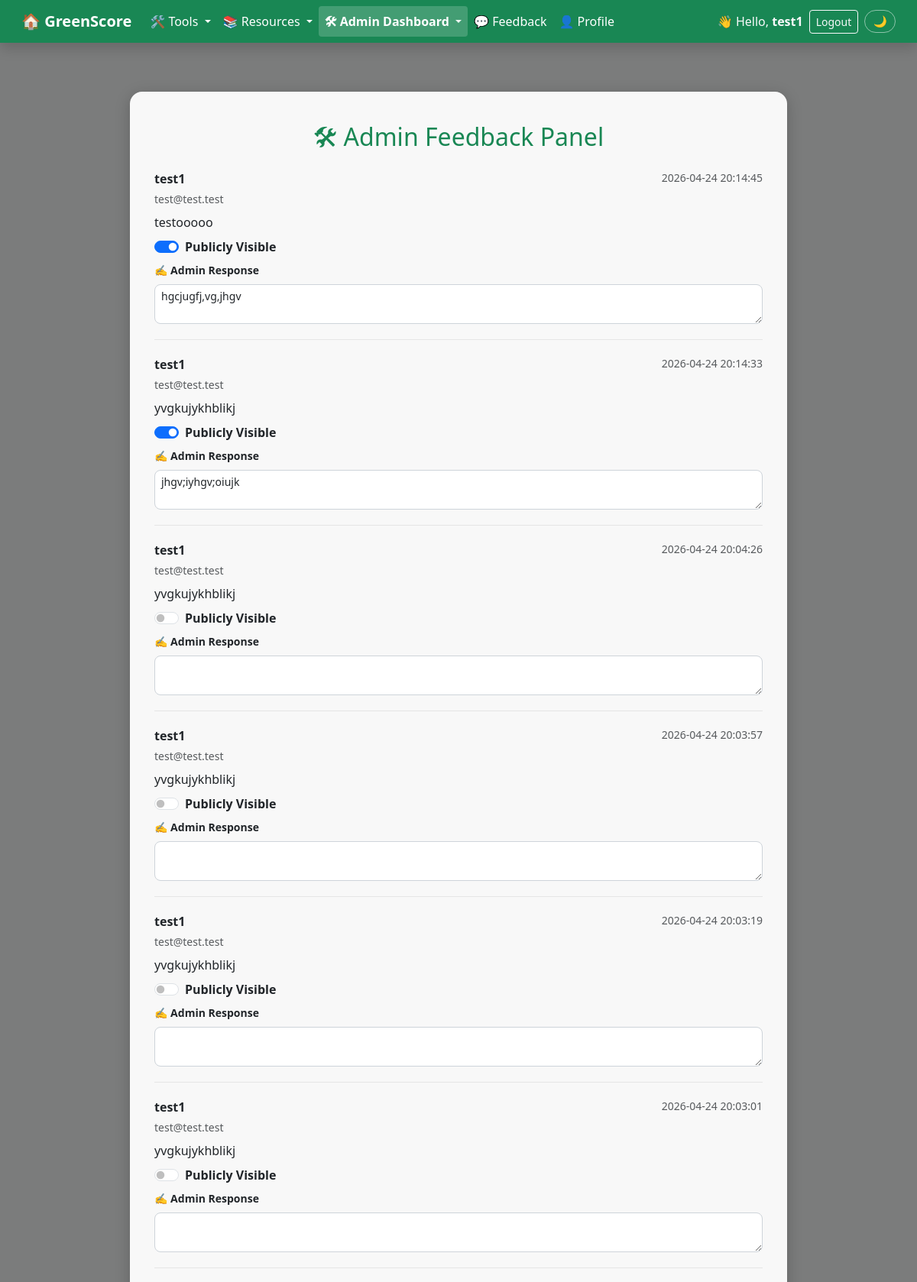
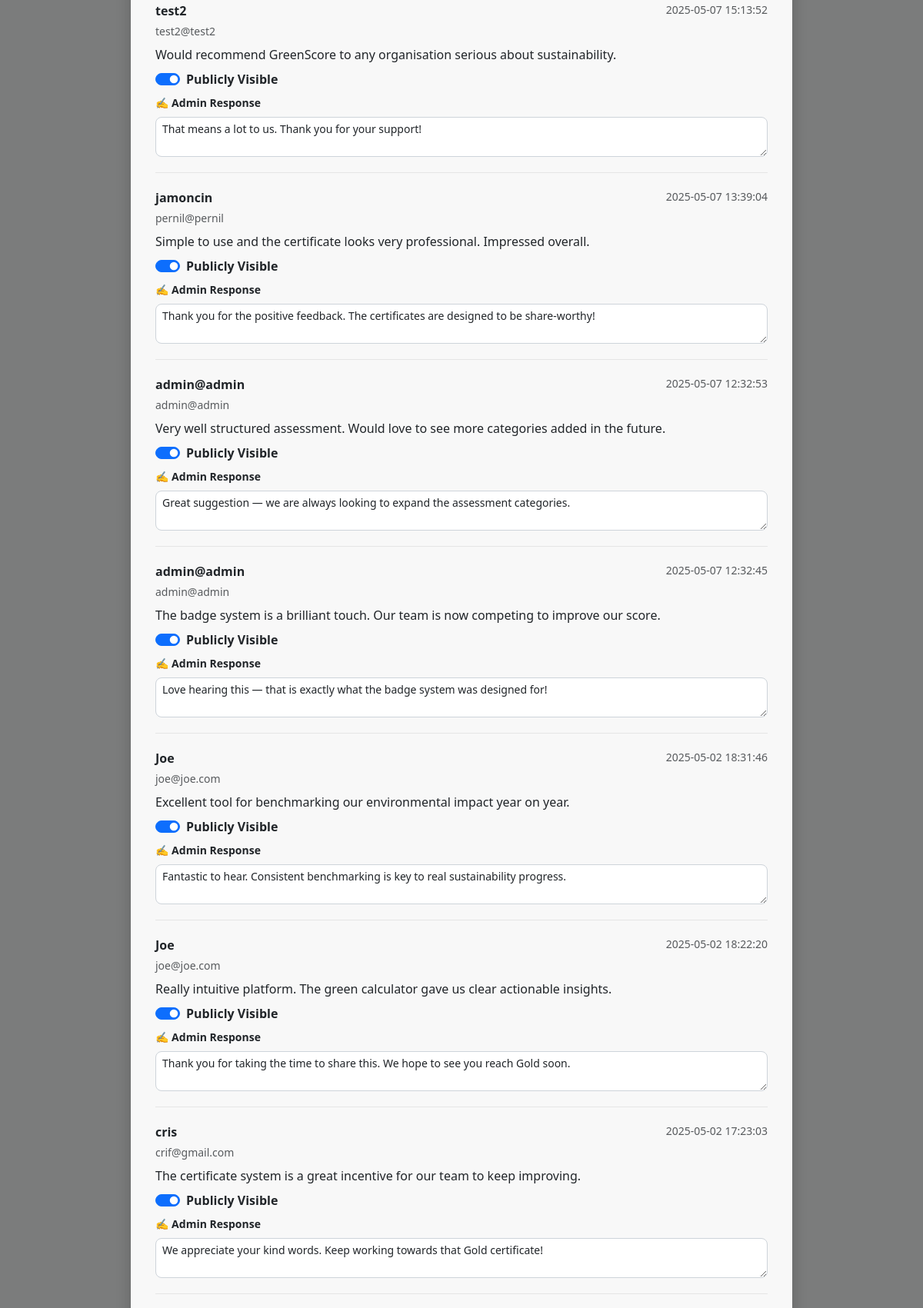
The app's page /pages/admin/admin_feedback.php (signed in, upper part) with its own data (2 pictures, top to bottom).
### tables this page shows
CREATE TABLE `feedback` (
  `id` int(11) NOT NULL,
  `user_id` int(10) UNSIGNED DEFAULT NULL,
  `name` varchar(100) NOT NULL,
  `email` varchar(100) NOT NULL,
  `message` text NOT NULL,
  `created_at` timestamp NOT NULL DEFAULT current_timestamp(),
  `visible_to_public` tinyint(1) DEFAULT 0,
  `admin_response` text DEFAULT NULL,
  `admin_username` varchar(100) DEFAULT NULL,
  `admin_response_at` datetime DEFAULT NULL
);

### pages/admin/admin_feedback.php (the view, shortened to what this page needs)
<?php
require_once ROOT_PATH . '/includes/connect_db.php';
$result = mysqli_query($link,
    "SELECT id, name, email, message, created_at, visible_to_public, admin_response
     FROM feedback
     ORDER BY created_at DESC"
);
include ROOT_PATH . '/includes/nav.php';
?>
<!DOCTYPE html>
<html lang="en">
<head>
    <?php include ROOT_PATH . '/includes/head.php'; ?>
</head>
<body class="bg-page overlay-50"
      style="background-image: url('<?= $b ?>/assets/images/forest-hero.jpg');">
<div class="container content-wrapper">
    <div class="auth-wrapper">
        <div class="auth-card">
            <h2 class="text-success text-center mb-4">🛠 Admin Feedback Panel</h2>
            <?php if (mysqli_num_rows($result) > 0): ?>
                <form action="<?= $b ?>/pages/admin/process_feedback_admin.php" method="POST">
                    <?php while ($row = mysqli_fetch_assoc($result)): ?>
                        <div class="feedback-item">
                            <div class="d-flex justify-content-between align-items-start mb-1">
                                <strong><?= htmlspecialchars($row['name']) ?></strong>
                                <small class="text-muted"><?= $row['created_at'] ?></small>
                            </div>
                            <small class="text-muted"><?= htmlspecialchars($row['email']) ?></small>
                            <p class="mt-2 mb-2"><?= nl2br(htmlspecialchars($row['message'])) ?></p>
                            <div class="form-check form-switch mb-2">
                                <input class="form-check-input" type="checkbox" role="switch"
                                       name="visible_to_public[<?= $row['id'] ?>]"
                                       id="vis<?= $row['id'] ?>"
                                    <?= $row['visible_to_public'] ? 'checked' : '' ?>>
                                <label class="form-check-label fw-semibold" for="vis<?= $row['id'] ?>">
                                    Publicly Visible
                                </label>
                            </div>
                            <label for="resp<?= $row['id'] ?>" class="form-label small fw-semibold">
                                ✍️ Admin Response
                            </label>
                            <textarea class="form-control form-control-sm"
                                      name="admin_response[<?= $row['id'] ?>]"
                                      id="resp<?= $row['id'] ?>"
                                      rows="2"><?= htmlspecialchars($row['admin_response'] ?? '') ?></textarea>
                        </div>
                    <?php endwhile; ?>
                </form>
            <?php endif; ?>
        </div>
    </div>
</div>
</body>
</html>

### style.css (style rules this page uses)
:root { --green-primary: #198754; --green-light: #d4edda; --green-dark: #14532d; --gray-light: #f8f9fa; --text-dark: #212529; --white: #ffffff; --card-bg: rgba(255, 255, 255, 0.95); --card-radius: 1rem; --transition: 0.2s ease; }
*, *::before, *::after { box-sizing: border-box; }
html, body { height: 100%; margin: 0; padding: 0; }
body { font-family: 'Segoe UI', Tahoma, Geneva, Verdana, sans-serif; background-color: var(--gray-light); color: var(--text-dark); display: flex; flex-direction: column; }
body.bg-page { background-size: cover; background-position: center; background-repeat: no-repeat; background-attachment: fixed; position: relative; }
body.overlay-50::before, body.overlay-60::before { content: ''; position: fixed; inset: 0; z-index: 0; pointer-events: none; }
body.overlay-50::before { background: rgba(0, 0, 0, 0.5); }
.content-wrapper { flex: 1; padding: 4rem 1rem; position: relative; z-index: 1; }
.form-control, .form-select { border-radius: 0.5rem; border: 1px solid #ced4da; transition: border-color var(--transition), box-shadow var(--transition); }
.auth-wrapper { position: relative; z-index: 1; }
.auth-card { background: var(--card-bg); border-radius: var(--card-radius); padding: 2.5rem 2rem; box-shadow: 0 4px 20px rgba(0, 0, 0, 0.2); }

### pages/admin/admin_feedback.php (style rules this page uses)
.auth-wrapper { max-width: 860px; margin: 0 auto; }
.feedback-item { border-bottom: 1px solid rgba(0,0,0,0.08); padding-bottom: 1.25rem; margin-bottom: 1.25rem; }

### records on screen
feedback: name "test1", created_at "2026-04-24 20:14:45", email "test@test.test", message "testooooo", visible_to_public "☑", id+admin_response "hgcjugfj,vg,jhgv"
feedback: name "test1", created_at "2026-04-24 20:14:33", email "test@test.test", message "yvgkujykhblikj", visible_to_public "☑", id+admin_response "jhgv;iyhgv;oiujk"
feedback: name "test1", created_at "2026-04-24 20:04:26", email "test@test.test", message "yvgkujykhblikj"
feedback: name "test1", created_at "2026-04-24 20:03:57", email "test@test.test", message "yvgkujykhblikj"
feedback: name "test1", created_at "2026-04-24 20:03:19", email "test@test.test", message "yvgkujykhblikj"
feedback: name "test1", created_at "2026-04-24 20:03:01", email "test@test.test", message "yvgkujykhblikj"
feedback: name "test2", created_at "2025-05-07 15:13:52", email "test2@test2", message "Would recommend GreenScore to any organisation serious about sustainability.", visible_to_public "☑", id+admin_response "That means a lot to us. Thank you for your support!"
feedback: name "jamoncin", created_at "2025-05-07 13:39:04", email "pernil@pernil", message "Simple to use and the certificate looks very professional. Impressed overall.", visible_to_public "☑", id+admin_response "Thank you for the positive feedback. The certificates are designed to be share-worthy!"
feedback: name "admin@admin", created_at "2025-05-07 12:32:53", email "admin@admin", message "Very well structured assessment. Would love to see more categories added in the future.", visible_to_public "☑", id+admin_response "Great suggestion — we are always looking to expand the assessment categories."
feedback: name "admin@admin", created_at "2025-05-07 12:32:45", email "admin@admin", message "The badge system is a brilliant touch. Our team is now competing to improve our score.", visible_to_public "☑", id+admin_response "Love hearing this — that is exactly what the badge system was designed for!"
feedback: name "Joe", created_at "2025-05-02 18:31:46", email "joe@joe.com", message "Excellent tool for benchmarking our environmental impact year on year.", visible_to_public "☑", id+admin_response "Fantastic to hear. Consistent benchmarking is key to real sustainability progress."
feedback: name "Joe", created_at "2025-05-02 18:22:20", email "joe@joe.com", message "Really intuitive platform. The green calculator gave us clear actionable insights.", visible_to_public "☑", id+admin_response "Thank you for taking the time to share this. We hope to see you reach Gold soon."
feedback: name "cris", created_at "2025-05-02 17:23:03", email "crif@gmail.com", message "The certificate system is a great incentive for our team to keep improving.", visible_to_public "☑", id+admin_response "We appreciate your kind words. Keep working towards that Gold certificate!"

### other values on screen
$_SESSION['username'] "test1"
